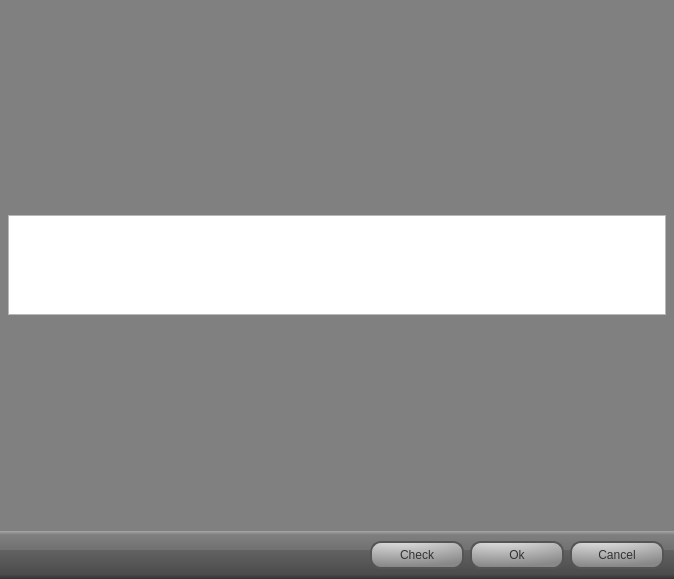
<?xml version="1.0" encoding="UTF-8"?>
<ui version="4.0">
 <class>DialogScriptEditor</class>
 <widget class="QDialog" name="DialogScriptEditor">
  <property name="geometry">
   <rect>
    <x>0</x>
    <y>0</y>
    <width>674</width>
    <height>579</height>
   </rect>
  </property>
  <property name="windowTitle">
   <string>Script Editor</string>
  </property>
  <property name="styleSheet">
   <string notr="true">#frameHeader
{
	border: none;
	background: qlineargradient(x1: 0, y1: 0, x2: 0, y2: 1, stop: 0 #a6a6a6, stop: 0.08 #7f7f7f, stop: 0.39999 #717171, stop: 0.4 #626262, stop: 0.9 #4c4c4c, stop: 1 #333333);
}

#frameHeader QLabel
{
	color: white;
}

#frameContent
{
	background: grey;
}

#frameHeader QPushButton 
{
	color: #333;
	border: 2px solid #555;
	border-radius: 11px;
	padding: 5px;
	background: qradialgradient(cx: 0.3, cy: -0.4, fx: 0.3, fy: -0.4, radius: 1.35, stop: 0 #fff, stop: 1 #888);
	min-width: 80px;
}
#frameHeader QPushButton:hover
{
	background: qradialgradient(cx: 0.3, cy: -0.4, fx: 0.3, fy: -0.4, radius: 1.35, stop: 0 #fff, stop: 1 #bbb);
}
#frameHeader QPushButton:pressed 
{
	background: qradialgradient(cx: 0.4, cy: -0.1, fx: 0.4, fy: -0.1, radius: 1.35, stop: 0 #fff, stop: 1 #ddd);
}</string>
  </property>
  <layout class="QVBoxLayout" name="verticalLayout">
   <property name="spacing">
    <number>0</number>
   </property>
   <property name="leftMargin">
    <number>0</number>
   </property>
   <property name="topMargin">
    <number>0</number>
   </property>
   <property name="rightMargin">
    <number>0</number>
   </property>
   <property name="bottomMargin">
    <number>0</number>
   </property>
   <item>
    <widget class="QFrame" name="frameContent">
     <property name="frameShape">
      <enum>QFrame::NoFrame</enum>
     </property>
     <property name="frameShadow">
      <enum>QFrame::Plain</enum>
     </property>
     <layout class="QHBoxLayout" name="horizontalLayout_2">
      <property name="leftMargin">
       <number>8</number>
      </property>
      <property name="topMargin">
       <number>8</number>
      </property>
      <property name="rightMargin">
       <number>8</number>
      </property>
      <property name="bottomMargin">
       <number>8</number>
      </property>
      <item>
       <layout class="QVBoxLayout" name="contentVLayout">
        <item>
         <widget class="QPlainTextEdit" name="logEdit">
          <property name="maximumSize">
           <size>
            <width>16777215</width>
            <height>100</height>
           </size>
          </property>
          <property name="readOnly">
           <bool>true</bool>
          </property>
         </widget>
        </item>
       </layout>
      </item>
     </layout>
    </widget>
   </item>
   <item>
    <widget class="QFrame" name="frameHeader">
     <property name="sizePolicy">
      <sizepolicy hsizetype="Preferred" vsizetype="Fixed">
       <horstretch>0</horstretch>
       <verstretch>0</verstretch>
      </sizepolicy>
     </property>
     <property name="frameShape">
      <enum>QFrame::NoFrame</enum>
     </property>
     <property name="frameShadow">
      <enum>QFrame::Plain</enum>
     </property>
     <layout class="QHBoxLayout" name="horizontalLayout">
      <property name="leftMargin">
       <number>10</number>
      </property>
      <property name="topMargin">
       <number>10</number>
      </property>
      <property name="rightMargin">
       <number>10</number>
      </property>
      <property name="bottomMargin">
       <number>10</number>
      </property>
      <item>
       <spacer name="horizontalSpacer">
        <property name="orientation">
         <enum>Qt::Horizontal</enum>
        </property>
        <property name="sizeHint" stdset="0">
         <size>
          <width>357</width>
          <height>20</height>
         </size>
        </property>
       </spacer>
      </item>
      <item>
       <widget class="QPushButton" name="pushButton_Valid">
        <property name="text">
         <string>Check</string>
        </property>
        <property name="icon">
         <iconset resource="resources.qrc">
          <normaloff>:/img/checkbox.png</normaloff>:/img/checkbox.png</iconset>
        </property>
       </widget>
      </item>
      <item>
       <widget class="QPushButton" name="pushButton_Ok">
        <property name="text">
         <string>Ok</string>
        </property>
        <property name="icon">
         <iconset resource="resources.qrc">
          <normaloff>:/img/dialog-ok.png</normaloff>:/img/dialog-ok.png</iconset>
        </property>
       </widget>
      </item>
      <item>
       <widget class="QPushButton" name="pushButton_Cancel">
        <property name="text">
         <string>Cancel</string>
        </property>
        <property name="icon">
         <iconset resource="resources.qrc">
          <normaloff>:/img/dialog-cancel.png</normaloff>:/img/dialog-cancel.png</iconset>
        </property>
       </widget>
      </item>
     </layout>
    </widget>
   </item>
  </layout>
 </widget>
 <resources>
  <include location="resources.qrc"/>
 </resources>
 <connections>
  <connection>
   <sender>pushButton_Cancel</sender>
   <signal>clicked()</signal>
   <receiver>DialogScriptEditor</receiver>
   <slot>reject()</slot>
   <hints>
    <hint type="sourcelabel">
     <x>534</x>
     <y>435</y>
    </hint>
    <hint type="destinationlabel">
     <x>295</x>
     <y>230</y>
    </hint>
   </hints>
  </connection>
 </connections>
</ui>
